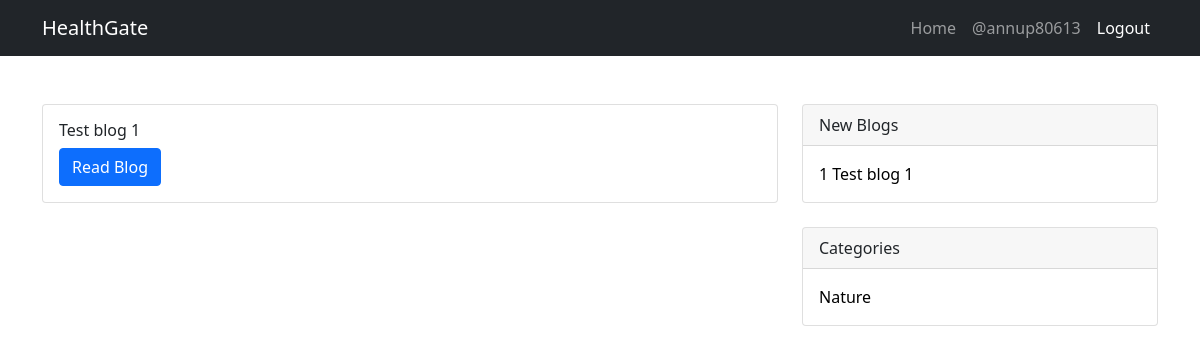
Screenshot of / (signed in) with the database file from the repository.
### app/models.py (models this page shows)
class BlogPost(models.Model):
    title = models.CharField(max_length=300)
    category = models.ForeignKey(Categories, on_delete = models.CASCADE)
    body = models.TextField()
    image = models.ImageField(null=True, blank = True, upload_to=get_file_path)
    date_created = models.DateTimeField(auto_now_add=True, null=True)
    def __str__(self):
        return "%d %s"%(self.id ,self.title)

class Categories(models.Model):
    name = models.CharField(max_length=100, unique=True) # no repeated value will be placed here ever.
    date_created = models.DateTimeField(auto_now_add=True, null=True)
    def __str__(self):
        return "%s"%self.name

### app/views.py (the view)
# urls.py: path("", views.home, name="home"),
def home(request):
    blogs = BlogPost.objects.all()
    categories = Categories.objects.all()
    return render(request, "app/homepage.html",
                  {'blogs': blogs, "user": request.user, "top_10_blogs": blogs[:10], "categories": categories})

### app/templates/app/homepage.html (shortened to what this page needs)
{% extends 'app/index.html'%}
{% block content %}
{% for blog in blogs %}
<div class="card mb-3">
    <div class="card-body">
        <h6>{{blog.title}}</h6>
        <a href="{% url 'view_blog' blog.id %}" class="btn btn-primary">Read Blog</a>
    </div>
</div>
{% endfor %}
{% endblock %}

### app/templates/app/index.html (shortened to what this page needs)
{% load static %}
<!DOCTYPE html>
<html lang="en">
    <head>
        <link href="https://cdn.jsdelivr.net/npm/bootstrap@5.0.2/dist/css/bootstrap.min.css" rel="stylesheet">
    </head>
    <body>
        <nav class="navbar navbar-expand-lg navbar-dark bg-dark">
            <div class="container">
                <a class="navbar-brand" href="#!">HealthGate</a>
                <div class="collapse navbar-collapse" id="navbarSupportedContent">
                    <ul class="navbar-nav ms-auto mb-2 mb-lg-0">
                        <li class="nav-item"><a class="nav-link" href="{% url 'home' %}">Home</a></li>
                        <li class="nav-item"><a class="nav-link" href="#!">
                            {% if user.username %}
                                @{{user.username}}
                                <li class="nav-item"><a href="{% url 'logout_user' %}" class="nav-link active" aria-current="page" href="#">Logout</a></li>
                            {% else %}
                                <li class="nav-item"><a href="{% url 'login_user' %}" class="nav-link active" aria-current="page" href="#">Login</a></li>
                            {% endif %}
                        </a></li>
                    </ul>
                </div>
            </div>
        </nav>
        <div class="container mt-5">
            <div class="row">
                <div class="col-lg-8">
                    {% block content %}{% endblock %}
                </div>
                <div class="col-lg-4">
                    <div class="card mb-4">
                        <div class="card-header">New Blogs</div>
                        {% for top_product in top_10_blogs %}
                            <div class="card-body contents_div_hovered ">
                                <a href="{% url 'view_blog' top_product.id %}">{{top_product}}</a>
                            </div>
                        {% endfor %}
                    </div>
                        <div class="card mb-4">
                            <div class="card-header">Categories</div>
                            {% for category in categories %}
                                <div class="card-body contents_div_hovered">
                                    <a href="{% url 'by_category' %}?category={{category.id}}">{{category}}</a>
                                </div>
                            {% endfor %}
                        </div>
                </div>
            </div>
        </div>
    </body>
</html>

### app/templates/app/index.html (style rules this page uses)
.contents_div_hovered a { text-decoration: none; cursor: pointer; color: black; }

### rows the page displays
BlogPost: title "Test blog 1", id+title "1 Test blog 1"
Categories: name "Nature"

### other values shown
{{ user.username }} "annup80613"
